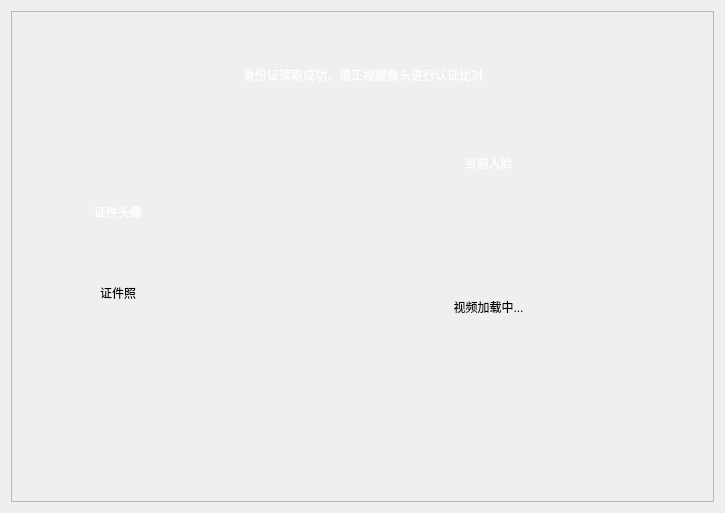
       <widget class="QWidget" name="page_3">
        <layout class="QGridLayout" name="gridLayout_5">
         <item row="0" column="0">
          <widget class="QFrame" name="face_compare_background">
           <property name="styleSheet">
            <string notr="true">#face_compare_background
{
	border-image: url(:/new/prefix1/pictures/识别身份证背景.png);
}</string>
           </property>
           <property name="frameShape">
            <enum>QFrame::StyledPanel</enum>
           </property>
           <property name="frameShadow">
            <enum>QFrame::Raised</enum>
           </property>
           <layout class="QVBoxLayout" name="verticalLayout_5" stretch="2,2,1,20,1">
            <item>
             <spacer name="verticalSpacer_15">
              <property name="orientation">
               <enum>Qt::Vertical</enum>
              </property>
              <property name="sizeHint" stdset="0">
               <size>
                <width>20</width>
                <height>43</height>
               </size>
              </property>
             </spacer>
            </item>
            <item>
             <layout class="QHBoxLayout" name="horizontalLayout_9">
              <item>
               <spacer name="horizontalSpacer_17">
                <property name="orientation">
                 <enum>Qt::Horizontal</enum>
                </property>
                <property name="sizeHint" stdset="0">
                 <size>
                  <width>40</width>
                  <height>20</height>
                 </size>
                </property>
               </spacer>
              </item>
              <item>
               <widget class="QLabel" name="help_msg_page3">
                <property name="styleSheet">
                 <string notr="true">color: rgb(255, 255, 255);
font: 25 17.72pt &quot;Microsoft YaHei UI Light&quot;;</string>
                </property>
                <property name="text">
                 <string>身份证读取成功，请正视摄像头进行认证比对</string>
                </property>
               </widget>
              </item>
              <item>
               <spacer name="horizontalSpacer_18">
                <property name="orientation">
                 <enum>Qt::Horizontal</enum>
                </property>
                <property name="sizeHint" stdset="0">
                 <size>
                  <width>40</width>
                  <height>20</height>
                 </size>
                </property>
               </spacer>
              </item>
             </layout>
            </item>
            <item>
             <spacer name="verticalSpacer_14">
              <property name="orientation">
               <enum>Qt::Vertical</enum>
              </property>
              <property name="sizeHint" stdset="0">
               <size>
                <width>20</width>
                <height>20</height>
               </size>
              </property>
             </spacer>
            </item>
            <item>
             <layout class="QHBoxLayout" name="horizontalLayout_8">
              <item>
               <spacer name="horizontalSpacer_12">
                <property name="orientation">
                 <enum>Qt::Horizontal</enum>
                </property>
                <property name="sizeHint" stdset="0">
                 <size>
                  <width>40</width>
                  <height>20</height>
                 </size>
                </property>
               </spacer>
              </item>
              <item>
               <layout class="QVBoxLayout" name="verticalLayout_3" stretch="3,0,3,4">
                <item>
                 <spacer name="verticalSpacer_9">
                  <property name="orientation">
                   <enum>Qt::Vertical</enum>
                  </property>
                  <property name="sizeHint" stdset="0">
                   <size>
                    <width>20</width>
                    <height>40</height>
                   </size>
                  </property>
                 </spacer>
                </item>
                <item>
                 <widget class="QLabel" name="label">
                  <property name="styleSheet">
                   <string notr="true">color: rgb(255, 255, 255);
font: 25 14pt &quot;Microsoft YaHei UI Light&quot;;</string>
                  </property>
                  <property name="text">
                   <string>&lt;html&gt;&lt;head/&gt;&lt;body&gt;&lt;p align=&quot;center&quot;&gt;证件头像&lt;/p&gt;&lt;/body&gt;&lt;/html&gt;</string>
                  </property>
                 </widget>
                </item>
                <item>
                 <widget class="QLabel" name="id_pic">
                  <property name="minimumSize">
                   <size>
                    <width>114</width>
                    <height>132</height>
                   </size>
                  </property>
                  <property name="maximumSize">
                   <size>
                    <width>114</width>
                    <height>132</height>
                   </size>
                  </property>
                  <property name="styleSheet">
                   <string notr="true"/>
                  </property>
                  <property name="text">
                   <string>&lt;html&gt;&lt;head/&gt;&lt;body&gt;&lt;p align=&quot;center&quot;&gt;证件照&lt;/p&gt;&lt;/body&gt;&lt;/html&gt;</string>
                  </property>
                 </widget>
                </item>
                <item>
                 <spacer name="verticalSpacer_8">
                  <property name="orientation">
                   <enum>Qt::Vertical</enum>
                  </property>
                  <property name="sizeHint" stdset="0">
                   <size>
                    <width>20</width>
                    <height>40</height>
                   </size>
                  </property>
                 </spacer>
                </item>
               </layout>
              </item>
              <item>
               <spacer name="horizontalSpacer_13">
                <property name="orientation">
                 <enum>Qt::Horizontal</enum>
                </property>
                <property name="sizeHint" stdset="0">
                 <size>
                  <width>18</width>
                  <height>20</height>
                 </size>
                </property>
               </spacer>
              </item>
              <item>
               <widget class="QLabel" name="compare_log">
                <property name="minimumSize">
                 <size>
                  <width>68</width>
                  <height>68</height>
                 </size>
                </property>
                <property name="maximumSize">
                 <size>
                  <width>68</width>
                  <height>68</height>
                 </size>
                </property>
                <property name="styleSheet">
                 <string notr="true">border-image: url(:/new/prefix1/pictures/认证对比图标.png);</string>
                </property>
                <property name="text">
                 <string/>
                </property>
               </widget>
              </item>
              <item>
               <spacer name="horizontalSpacer_14">
                <property name="orientation">
                 <enum>Qt::Horizontal</enum>
                </property>
                <property name="sizeHint" stdset="0">
                 <size>
                  <width>40</width>
                  <height>20</height>
                 </size>
                </property>
               </spacer>
              </item>
              <item>
               <layout class="QVBoxLayout" name="verticalLayout_4">
                <item>
                 <spacer name="verticalSpacer_12">
                  <property name="orientation">
                   <enum>Qt::Vertical</enum>
                  </property>
                  <property name="sizeHint" stdset="0">
                   <size>
                    <width>20</width>
                    <height>40</height>
                   </size>
                  </property>
                 </spacer>
                </item>
                <item>
                 <widget class="QLabel" name="label_2">
                  <property name="styleSheet">
                   <string notr="true">color: rgb(255, 255, 255);
font: 25 14pt &quot;Microsoft YaHei UI Light&quot;;</string>
                  </property>
                  <property name="text">
                   <string>&lt;html&gt;&lt;head/&gt;&lt;body&gt;&lt;p align=&quot;center&quot;&gt;当前人脸&lt;/p&gt;&lt;/body&gt;&lt;/html&gt;</string>
                  </property>
                 </widget>
                </item>
                <item>
                 <widget class="QLabel" name="show_face">
                  <property name="minimumSize">
                   <size>
                    <width>351</width>
                    <height>258</height>
                   </size>
                  </property>
                  <property name="maximumSize">
                   <size>
                    <width>351</width>
                    <height>258</height>
                   </size>
                  </property>
                  <property name="styleSheet">
                   <string notr="true"/>
                  </property>
                  <property name="text">
                   <string>&lt;html&gt;&lt;head/&gt;&lt;body&gt;&lt;p align=&quot;center&quot;&gt;视频加载中...&lt;/p&gt;&lt;/body&gt;&lt;/html&gt;</string>
                  </property>
                 </widget>
                </item>
                <item>
                 <spacer name="verticalSpacer_13">
                  <property name="orientation">
                   <enum>Qt::Vertical</enum>
                  </property>
                  <property name="sizeHint" stdset="0">
                   <size>
                    <width>20</width>
                    <height>40</height>
                   </size>
                  </property>
                 </spacer>
                </item>
               </layout>
              </item>
              <item>
               <spacer name="horizontalSpacer_16">
                <property name="orientation">
                 <enum>Qt::Horizontal</enum>
                </property>
                <property name="sizeHint" stdset="0">
                 <size>
                  <width>40</width>
                  <height>20</height>
                 </size>
                </property>
               </spacer>
              </item>
             </layout>
            </item>
            <item>
             <spacer name="verticalSpacer_16">
              <property name="orientation">
               <enum>Qt::Vertical</enum>
              </property>
              <property name="sizeHint" stdset="0">
               <size>
                <width>20</width>
                <height>20</height>
               </size>
              </property>
             </spacer>
            </item>
           </layout>
          </widget>
         </item>
        </layout>
       </widget>
